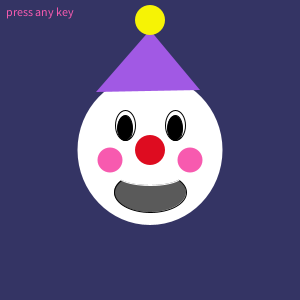
Frame 1 (no input)
Frame 60 (the mouse pressed at the canvas centre just before this capture): identical to frame 1, image omitted
Frame 120 (the mouse held since frame 60 and released just before this capture): identical to frame 1, image omitted

The Processing sketch that drew this single still picture (run headless with seeded random() and noise(); from frame 60 on, the mouse is pressed at the canvas centre):

// Processing sketch: processing_132403
// ── processing_132403.pde

boolean flipFlop = false;
String keyPrompt = "press any key";
int eyeH;
int mouth;
int noseOne; 
int noseTwo;
int back;
int backTwo;
int head;
int hat;
int cheeks;
int chkc;
int top;
void setup(){
  size(300, 300);
  background(240,237,194);
  textSize(12);
}
 
void draw(){
  if (flipFlop == false){
    eyeH = 30;
    mouth = 42;
    noseOne=32;
    noseTwo=222;
    back=52;
    backTwo=52;  
    head=255;
    hat=89;
    cheeks=10;
    chkc=90;
    top=246;
  }
  if (flipFlop == true){
   eyeH=60;
   mouth=52;
   noseOne=300;
   noseTwo=150;
   back=10;
   backTwo=125;
   head=215;
   hat=240;
   cheeks=20;
   chkc=0;
   top=10;
  }
  makeFace();
  smooth();
  text(keyPrompt,-145,-135);
}
 
void keyPressed(){
  flipFlop =! flipFlop;
  keyPrompt = ("");
}
 
void makeFace(){
    //head
size(300,300);
background(backTwo,back,100);
translate(150,150);
ellipseMode(CENTER);
fill(255,head,255);
noStroke();
ellipse(0,0,145,150);
//eyes
fill(255);
stroke(0);
ellipse(-25,-25,20,eyeH);
ellipse(25,-25,20,eyeH);
fill(0);
ellipse(-25,-22,15,25);
fill(0);
ellipse(25,-22,15,25);
//nose
noStroke();
ellipseMode(CENTER);
fill(noseTwo,12,noseOne);
ellipse(0,0,30,30);
 
//mouth
fill(90);
stroke(0);
ellipse(0,mouth,72,40);
 
//mouth
fill(255,head,255);
stroke(255,head,255);
ellipse(0,25,65,20);
 
//hat
noStroke();
fill(161,hat,228);
triangle(0,-120,-54,-58,50,-60);
 
//hat on top
fill(top,243,5);
ellipse(0,-130,-30,30);
 
//cheeks
fill(247,chkc,175);
ellipse(-40,cheeks,25,25);
ellipse(40,cheeks,25,25);
}
